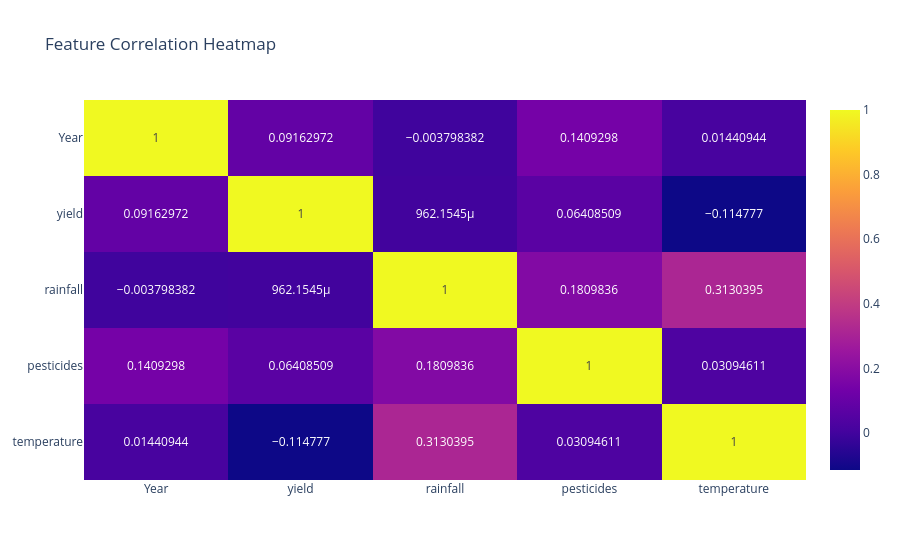

The notebook cell this image was saved under:
### Code cell
fig = px.imshow(
    corr,
    text_auto=True,
    aspect="auto",
    title="Feature Correlation Heatmap"
)

fig.show()

### Figure 1 — Plotly figure (JSON) as saved in the notebook; plotly's stock layout.template omitted (floating-point values rounded to 4 significant figures)
{"data": [{"coloraxis": "coloraxis", "hovertemplate": "x: %{x}<br>y: %{y}<br>color: %{z}<extra></extra>", "name": "0", "texttemplate": "%{z}", "type": "heatmap", "x": ["Year", "yield", "rainfall", "pesticides", "temperature"], "xaxis": "x", "y": ["Year", "yield", "rainfall", "pesticides", "temperature"], "yaxis": "y", "z": [[1.0, 0.09163, -0.003798, 0.1409, 0.01441], [0.09163, 1.0, 0.0009622, 0.06409, -0.1148], [-0.003798, 0.0009622, 1.0, 0.181, 0.313], [0.1409, 0.06409, 0.181, 1.0, 0.03095], [0.01441, -0.1148, 0.313, 0.03095, 1.0]]}], "layout": {"coloraxis": {"colorscale": [[0, "#0d0887"], [0.1111, "#46039f"], [0.2222, "#7201a8"], [0.3333, "#9c179e"], [0.4444, "#bd3786"], [0.5556, "#d8576b"], [0.6667, "#ed7953"], [0.7778, "#fb9f3a"], [0.8889, "#fdca26"], [1, "#f0f921"]]}, "title": {"text": "Feature Correlation Heatmap"}, "xaxis": {"anchor": "y", "domain": [0, 1]}, "yaxis": {"anchor": "x", "autorange": "reversed", "domain": [0, 1]}}}
